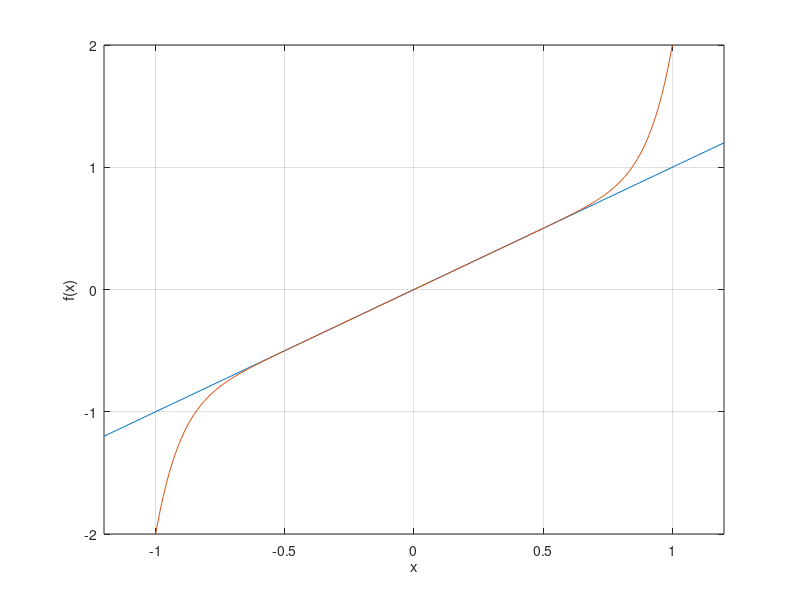

Recreate this plot in MATLAB.
a = linspace(-1.2,1.2,200);

fig = figure(1);
plot(a, a); hold on
% for i = 2:10
% plot(a, a + a.^(i*2 - 1));
% end
plot(a, a + a.^11); hold on
hold off;
ylim([-2,2])
xlim([-1.2,1.2])
xlabel('x')
ylabel('f(x)')
grid

saveas(fig,'figures/limiter', 'epsc')